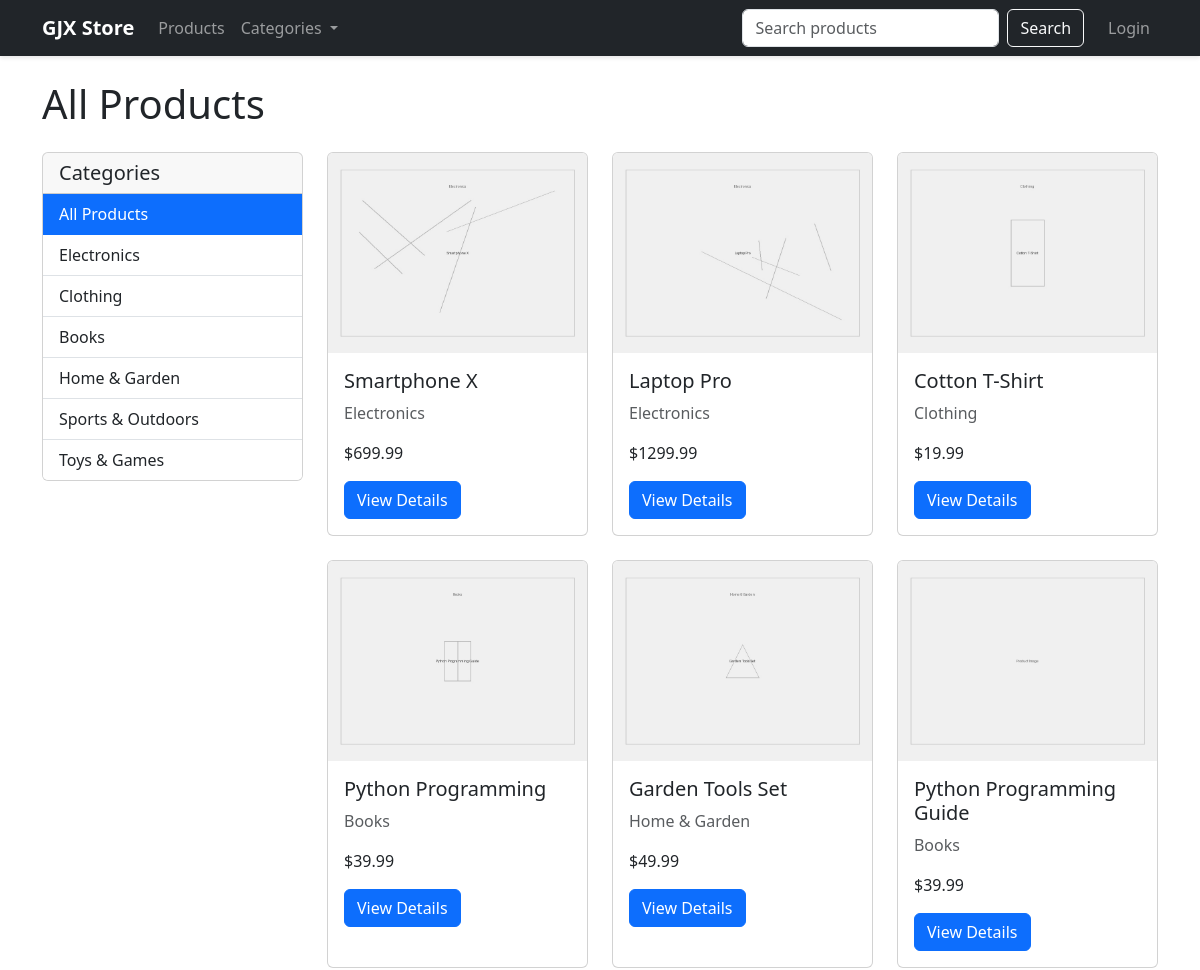
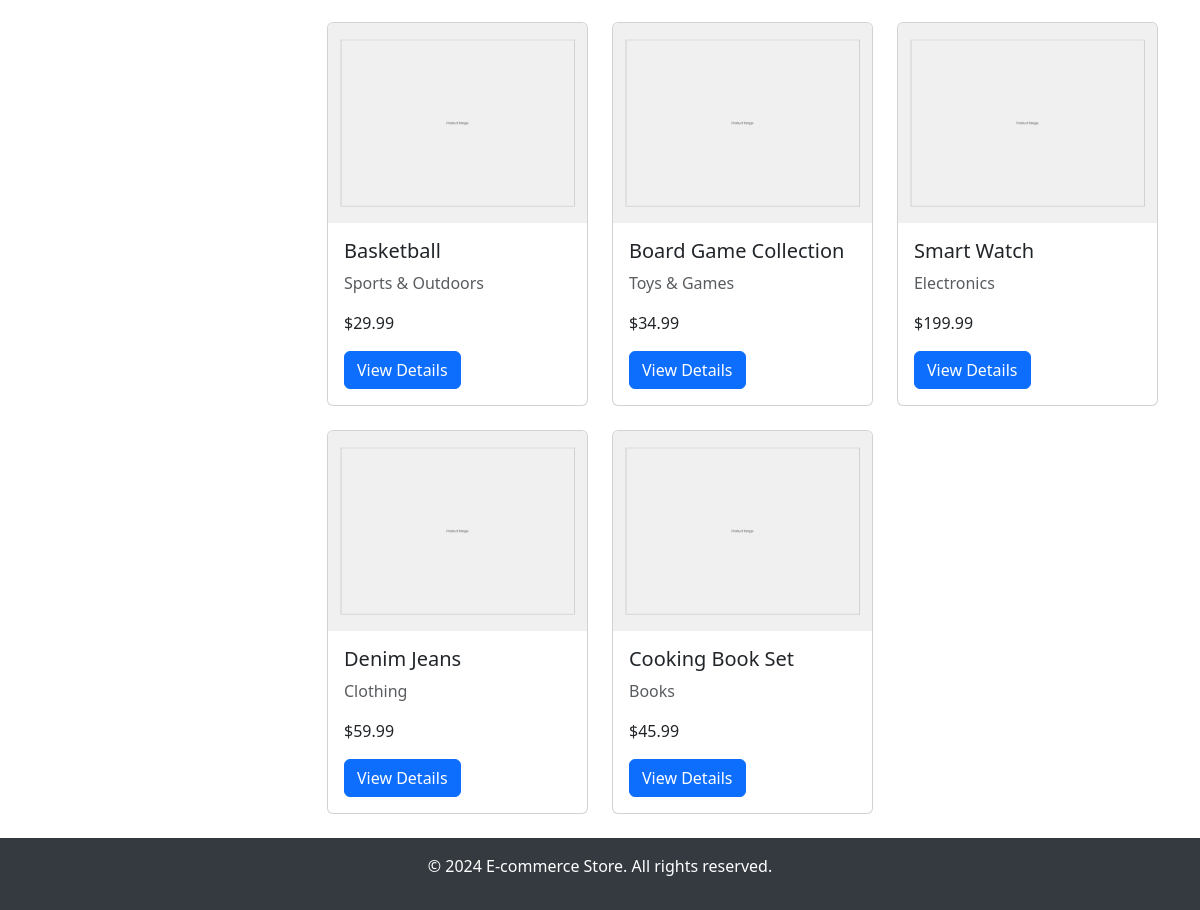
Screenshot of /products/ with the database file from the repository (2 pictures, top to bottom).
### store/models.py (models this page shows, shortened)
class Category(models.Model):
    name = models.CharField(max_length=100)  # Category name
    slug = models.SlugField(unique=True)     # URL-friendly version of name
    class Meta:
        verbose_name_plural = 'categories'   # Proper plural form in admin

class Product(models.Model):
    category = models.ForeignKey(
        Category, on_delete=models.CASCADE, related_name='products')
    name = models.CharField(max_length=200)
    slug = models.SlugField(unique=True)
    description = models.TextField()
    price = models.DecimalField(max_digits=10, decimal_places=2)
    image = models.ImageField(upload_to='products/')
    stock = models.IntegerField()
    available = models.BooleanField(default=True)
    created = models.DateTimeField(auto_now_add=True)
    updated = models.DateTimeField(auto_now=True)

### store/views.py (the view)
# urls.py: path('products/', views.product_list, name='product_list'),
def product_list(request, category_slug=None):
    category = None
    categories = Category.objects.all()
    products = Product.objects.filter(available=True)
    if category_slug:
        category = get_object_or_404(Category, slug=category_slug)
        products = products.filter(category=category)
    search_query = request.GET.get('q')
    if search_query:
        products = products.filter(
            Q(name__icontains=search_query) |
            Q(description__icontains=search_query)
        )
    return render(request, 'store/product_list.html', {
        'category': category,
        'categories': categories,
        'products': products
    })

### store/context_processors.py (called while the page is built)
def categories(request):
    return {
        'categories': Category.objects.all()
    }

### templates/store/product_list.html (shortened to what this page needs)
{% extends 'base.html' %}
{% block content %}
<h1 class="mb-4">
  {% if category %} {{ category.name }} {% else %} All Products {% endif %}
</h1>
<div class="row">
  <div class="col-md-3">
    <div class="card mb-4">
      <div class="card-header">
        <h5 class="mb-0">Categories</h5>
      </div>
      <div class="list-group list-group-flush">
        <a
          href="{% url 'store:product_list' %}"
          class="list-group-item list-group-item-action {% if not category %}active{% endif %}"
        >
          All Products
        </a>
        {% for cat in categories %}
        <a
          href="{% url 'store:product_list_by_category' cat.slug %}"
          class="list-group-item list-group-item-action {% if category.slug == cat.slug %}active{% endif %}"
        >
          {{ cat.name }}
        </a>
        {% endfor %}
      </div>
    </div>
  </div>
  <div class="col-md-9">
    <div class="row">
      {% for product in products %}
      <div class="col-md-4 mb-4">
        <div class="card h-100">
          {% if product.image %}
          <img
            src="{{ product.image.url }}"
            class="card-img-top"
            alt="{{ product.name }}"
          />
          {% endif %}
          <div class="card-body">
            <h5 class="card-title">{{ product.name }}</h5>
            <p class="card-text text-muted">{{ product.category.name }}</p>
            <p class="card-text">${{ product.price }}</p>
            <div class="d-flex justify-content-between">
              <a
                href="{% url 'store:product_detail' product.slug %}"
                class="btn btn-primary"
                >View Details</a
              >
            </div>
          </div>
        </div>
      </div>
      {% empty %}
      <div class="col-12">
        <p class="text-center">No products found.</p>
      </div>
      {% endfor %}
    </div>
  </div>
</div>
{% endblock %}

### static/css/style.css (style rules this page uses)
html, body { height: 100%; margin: 0; }
body { min-height: 100vh; display: flex; flex-direction: column; }
.card-img-top { height: 200px; object-fit: cover; }
.btn-primary { background-color: #0d6efd; border-color: #0d6efd; }

### rows the page displays
Category: name "Electronics"
Category: name "Clothing"
Category: name "Books"
Category: name "Home & Garden"
Category: name "Sports & Outdoors"
Category: name "Toys & Games"
Product: image (picture), name "Smartphone X", category.name "Electronics", price "699.99"
Product: image (picture), name "Laptop Pro", category.name "Electronics", price "1299.99"
Product: image (picture), name "Cotton T-Shirt", category.name "Clothing", price "19.99"
Product: image (picture), name "Python Programming", category.name "Books", price "39.99"
Product: image (picture), name "Garden Tools Set", category.name "Home & Garden", price "49.99"
Product: image (picture), name "Python Programming Guide", category.name "Books", price "39.99"
Product: image (picture), name "Basketball", category.name "Sports & Outdoors", price "29.99"
Product: image (picture), name "Board Game Collection", category.name "Toys & Games", price "34.99"
Product: image (picture), name "Smart Watch", category.name "Electronics", price "199.99"
Product: image (picture), name "Denim Jeans", category.name "Clothing", price "59.99"
Product: image (picture), name "Cooking Book Set", category.name "Books", price "45.99"
